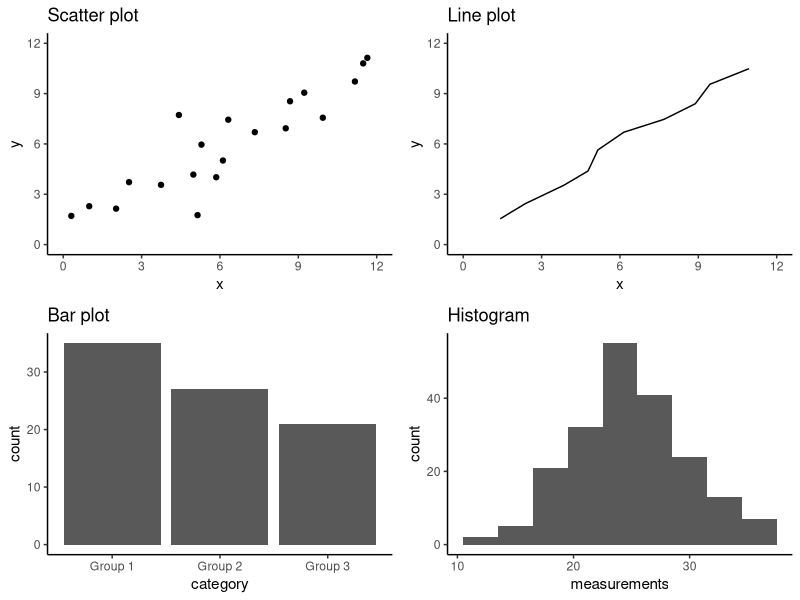

Write the R code that produced this figure. (Note: this script raises an error after producing the figure.)
## ---- chunk 1
library(tidyverse)
library(cowplot)
library(knitr)
knitr::opts_chunk$set(fig.align = "center")
## ---- chunk 2
set.seed(1)

scatter_plot <- tibble(x = seq(0.25, 10, by = 0.5) + rnorm(20, 1, 1.5),
                       y = seq(0.25, 10, by = 0.5) + rnorm(20, 1, 0.5)) |>
  ggplot(aes(x = x, y = y)) +
  geom_point() +
  scale_x_continuous(limits = c(0, 12), breaks = seq(0, 12, by = 3)) +
  scale_y_continuous(limits = c(0, 12), breaks = seq(0, 12, by = 3)) +
  ggtitle("Scatter plot") +
  theme_classic()

line_plot <- tibble(x = seq(0.5, 10, by = 1) + rnorm(10, 1, 0.5),
                       y = seq(0.5, 10, by = 1) + rnorm(10, 1, 0.1)) |>
  ggplot(aes(x = x, y = y)) +
  geom_line() +
  scale_x_continuous(limits = c(0, 12), breaks = seq(0, 12, by = 3)) +
  scale_y_continuous(limits = c(0, 12), breaks = seq(0, 12, by = 3)) +
  ggtitle("Line plot") +
  theme_classic()

bar_plot <- tibble(count = c(35, 27, 21),
                   category = as_factor(c("Group 1", "Group 2", "Group 3"))) |>
  ggplot(aes(y = count, x = category)) +
  geom_bar(stat = "identity") +
  ggtitle("Bar plot") +
  theme_classic()

histogram_plot <- tibble(measurements = rnorm(200, 25, 5)) |>
  ggplot(aes(x = measurements)) +
  geom_histogram(binwidth = 3) +
  ggtitle("Histogram") +
  theme_classic()

plot_grid(scatter_plot,
          line_plot,
          bar_plot,
          histogram_plot,
          ncol = 2, 
          greedy = FALSE)
## ---- chunk 3
library(tidyverse)
## ---- chunk 4
options(warn = -1)
## ---- chunk 5
# convert year and month to date column
# note: eventually move this to the data script
library(lubridate)
read_csv("data/mauna_loa.csv") |>
  unite(col = "date_measured", year:month, remove = TRUE, sep = "-") |>
  mutate(date_measured = ym(date_measured)) |>
  select(-date_decimal) |>
  filter(ppm > 0, date_measured > date("1980/01/01")) |>
  write_csv("data/mauna_loa_data.csv")
## ---- chunk 6
# mauna loa carbon dioxide data
co2_df <- read_csv("data/mauna_loa_data.csv")
co2_df
## ---- chunk 7
knitr::include_graphics("img/ggplot_function_scatter.jpeg")
## ---- chunk 8
# old faithful eruption time / wait time data
faithful <- as_tibble(faithful)
faithful
## ---- chunk 9
faithful_scatter <- ggplot(faithful, aes(x = waiting, y = eruptions)) +
  geom_point()

faithful_scatter
## ---- chunk 10
faithful_scatter <- ggplot(faithful, aes(x = waiting, y = eruptions)) +
  geom_point() +
  labs(x = "Waiting Time (mins)", y = "Eruption Duration (mins)") +
  theme(text = element_text(size = 14))

faithful_scatter
## ---- chunk 11
can_lang <- read_csv("data/can_lang.csv")
can_lang
## ---- chunk 12
ggplot(can_lang, aes(x = most_at_home, y = mother_tongue)) +
  geom_point()
## ---- chunk 13
ggplot(can_lang, aes(x = most_at_home, y = mother_tongue)) +
  geom_point() +
  labs(x = "Language spoken most at home \n (number of Canadian residents)",
       y = "Mother tongue \n (number of Canadian residents)") +
  theme(text = element_text(size = 14))
## ---- chunk 14
numlang_speakers <- can_lang |> 
              select(mother_tongue) |> 
              summarize(maxsp = max(mother_tongue), 
                        minsp = min(mother_tongue))

maxlang_speakers <- numlang_speakers |> 
  pull(maxsp)

minlang_speakers <- numlang_speakers |> 
  pull(minsp)
## ---- chunk 15
can_lang |>
  filter(language == "English" | language == "French")
## ---- chunk 16
library(scales)

ggplot(can_lang, aes(x = most_at_home, y = mother_tongue)) +
  geom_point() +
  labs(x = "Language spoken most at home \n (number of Canadian residents)",
       y = "Mother tongue \n (number of Canadian residents)") +
  theme(text = element_text(size = 14)) +
  scale_x_log10(labels = label_comma()) +
  scale_y_log10(labels = label_comma())
## ---- chunk 17
english_mother_tongue <- can_lang |>
  filter(language == "English") |>
  pull(mother_tongue)

census_popn <- 35151728
## ---- chunk 18
can_lang <- can_lang |>
  mutate(
    mother_tongue_percent = (mother_tongue / 35151728) * 100,
    most_at_home_percent = (most_at_home / 35151728) * 100
  )

can_lang |> 
  select(mother_tongue_percent, most_at_home_percent)
## ---- chunk 19
ggplot(can_lang, aes(x = most_at_home_percent, y = mother_tongue_percent)) +
  geom_point() +
  labs(x = "Language spoken most at home \n (percentage of Canadian residents)",
       y = "Mother tongue \n (percentage of Canadian residents)") +
  theme(text = element_text(size = 14)) +
  scale_x_log10(labels = comma) +
  scale_y_log10(labels = comma)
## ---- chunk 20
ggplot(can_lang, aes(x = most_at_home_percent, 
                     y = mother_tongue_percent, 
                     color = category)) +
  geom_point() +
  labs(x = "Language spoken most at home \n (percentage of Canadian residents)",
       y = "Mother tongue \n (percentage of Canadian residents)") +
  theme(text = element_text(size = 14)) +
  scale_x_log10(labels = comma) +
  scale_y_log10(labels = comma)
## ---- chunk 21
ggplot(can_lang, aes(x = most_at_home_percent, 
                     y = mother_tongue_percent, 
                     color = category)) +
  geom_point() +
  labs(x = "Language spoken most at home \n (percentage of Canadian residents)",
       y = "Mother tongue \n (percentage of Canadian residents)") +
  theme(text = element_text(size = 14),
        legend.position = "top",
        legend.direction = "vertical") +
  scale_x_log10(labels = comma) +
  scale_y_log10(labels = comma)
## ---- chunk 22
library(RColorBrewer)
display.brewer.all(colorblindFriendly = TRUE)
## ---- chunk 23
ggplot(can_lang, aes(x = most_at_home_percent, 
                     y = mother_tongue_percent, 
                     color = category, 
                     shape = category)) +
  geom_point() +
  labs(x = "Language spoken most at home \n (percentage of Canadian residents)",
       y = "Mother tongue \n (percentage of Canadian residents)") +
  theme(text = element_text(size = 14),
        legend.position = "top",
        legend.direction = "vertical") +
  scale_x_log10(labels = comma) +
  scale_y_log10(labels = comma) +
  scale_color_brewer(palette = "Set2")
## ---- chunk 24
english_and_french <- can_lang |>
  filter(language == "English" | language == "French") |>
  mutate(category = language)
english_and_french
## ---- chunk 25
can_lang <- bind_rows(
  english_and_french,
  can_lang |>
    filter(language != "English" & language != "French")
)
## ---- chunk 26
ggplot(can_lang, aes(
  x = most_at_home_percent,
  y = mother_tongue_percent,
  color = category,
  shape = category # map categories to different shapes
)) + 
  geom_point(alpha = 0.6) + # set the transparency of the points
  labs(x = "Language spoken most at home \n (percentage of Canadian residents)",
       y = "Mother tongue \n (percentage of Canadian residents)") +
  theme(text = element_text(size = 14)) +
  scale_x_log10(labels = comma) +
  scale_y_log10(labels = comma) + 
  scale_color_brewer(palette = "RdYlBu")
## ---- chunk 27
islands_df <- read_csv("data/islands.csv")
continents <- c("Africa", "Antarctica", "Asia", "Australia", 
                "Europe", "North America", "South America")

islands_df <- mutate(islands_df, 
                     landmass_type = ifelse(landmass %in% continents, 
                                            "Continent", "Other"))

write_csv(islands_df, "data/islands.csv")
## ---- chunk 28
# islands data
islands_df <- read_csv("data/islands.csv")
islands_df
## ---- chunk 29
islands_bar <- ggplot(islands_df, aes(x = landmass, y = size)) +
  geom_bar(stat = "identity")

islands_bar
## ---- chunk 30
islands_top12 <- slice_max(islands_df, order_by = size, n = 12)
islands_bar <- ggplot(islands_top12, aes(x = size, y = landmass)) +
  geom_bar(stat = "identity") 

islands_bar
## ---- chunk 31
islands_bar <- ggplot(islands_top12, 
                      aes(x = size,
                          y = fct_reorder(landmass, size, .desc = TRUE), 
                          fill = landmass_type)) +
  geom_bar(stat = "identity") +
  labs(x = "Size (1000 square mi)", y = "Landmass",  fill = "Type") +
  theme(text = element_text(size = 14))

islands_bar
## ---- chunk 32
# michelson morley experimental data
morley <- as_tibble(morley)
morley
## ---- chunk 33
morley_hist <- ggplot(morley, aes(x = Speed)) +
  geom_histogram()

morley_hist
## ---- chunk 34
morley_hist <- ggplot(morley, aes(x = Speed)) +
  geom_histogram() +
  geom_vline(xintercept = 792.458, linetype = "dashed", size = 1)

morley_hist
## ---- chunk 35
morley_hist <- ggplot(morley, aes(x = Speed, fill = Expt)) +
  geom_histogram(alpha = 0.5, position = "identity") +
  geom_vline(xintercept = 792.458, linetype = "dashed", size = 1.0)

morley_hist
## ---- chunk 36
morley_hist <- ggplot(morley, aes(x = Speed, fill = as_factor(Expt))) +
  geom_histogram(alpha = 0.5, position = "identity") +
  geom_vline(xintercept = 792.458, linetype = "dashed", size = 1.0)

morley_hist
## ---- chunk 37
morley_hist <- ggplot(morley, aes(x = Speed, fill = as_factor(Expt))) +
  geom_histogram() +
  facet_grid(rows = vars(Expt)) +
  geom_vline(xintercept = 792.458, linetype = "dashed", size = 1.0)

morley_hist
## ---- chunk 38
morley_rel <- mutate(morley, 
                     relative_accuracy = 100 * 
                       ((299000 + Speed) - 299792.458) / (299792.458))

morley_hist <- ggplot(morley_rel, 
                      aes(x = relative_accuracy, 
                          fill = as_factor(Expt))) +
  geom_histogram() +
  facet_grid(rows = vars(Expt)) +
  geom_vline(xintercept = 0, linetype = "dashed", size = 1.0) +
  labs(x = "Relative Accuracy (%)", 
       y = "# Measurements", 
       fill = "Experiment ID") +
  theme(text = element_text(size = 14))

morley_hist
## ---- chunk 39
morley_hist_default <- ggplot(morley_rel, 
                              aes(x = relative_accuracy, 
                                  fill = as_factor(Expt))) +
  geom_histogram() +
  facet_grid(rows = vars(Expt)) +
  geom_vline(xintercept = 0, linetype = "dashed", size = 1.0) +
  labs(x = "Relative Accuracy (%)", 
       y = "# Measurements", 
       fill = "Experiment ID") +
  theme(legend.position = "none") +
  ggtitle("Default bin width (bins = 30)")

morley_hist_big <- ggplot(morley_rel, 
                          aes(x = relative_accuracy, 
                              fill = as_factor(Expt))) +
  geom_histogram(binwidth = 0.1) +
  facet_grid(rows = vars(Expt)) +
  geom_vline(xintercept = 0, linetype = "dashed", size = 1.0) +
  labs(x = "Relative Accuracy (%)", 
       y = "# Measurements", 
       fill = "Experiment ID") +
  theme(legend.position = "none") +
  ggtitle( "binwidth = 0.1")

morley_hist_med <- ggplot(morley_rel, 
                          aes(x = relative_accuracy, 
                              fill = as_factor(Expt))) +
  geom_histogram(binwidth = 0.01) +
  facet_grid(rows = vars(Expt)) +
  geom_vline(xintercept = 0, linetype = "dashed", size = 1.0) +
  labs(x = "Relative Accuracy (%)", 
       y = "# Measurements", 
       fill = "Experiment ID") +
  theme(legend.position = "none") +
  ggtitle("binwidth = 0.01")

morley_hist_small <- ggplot(morley_rel, 
                            aes(x = relative_accuracy, 
                                fill = as_factor(Expt))) +
  geom_histogram(binwidth = 0.001) +
  facet_grid(rows = vars(Expt)) +
  geom_vline(xintercept = 0, linetype = "dashed", size = 1.0) +
  labs(x = "Relative Accuracy (%)", 
       y = "# Measurements", 
       fill = "Experiment ID") +
  theme(legend.position = "none") +
  ggtitle("binwidth = 0.001")

plot_grid(morley_hist_default, 
          morley_hist_small, 
          morley_hist_med, 
          morley_hist_big, 
          ncol = 2)
## ---- chunk 40
morley_hist_title <- morley_hist +
  ggtitle("Speed of light experiments \n were accurate to about 0.05%")

morley_hist_title
## ---- chunk 41
library(svglite) # we need this to save SVG files
faithful_plot <- ggplot(data = faithful, aes(x = waiting, y = eruptions)) +
  geom_point() +
  labs(x = "Waiting time to next eruption \n (minutes)",
       y = "Eruption time \n (minutes)")

faithful_plot
## ---- chunk 42
ggsave("img/faithful_plot.png", faithful_plot)
ggsave("img/faithful_plot.jpg", faithful_plot)
ggsave("img/faithful_plot.bmp", faithful_plot)
ggsave("img/faithful_plot.tiff", faithful_plot)
ggsave("img/faithful_plot.svg", faithful_plot)
## ---- chunk 43
file_sizes <- tibble(`Image type` = c("Raster", 
                        "Raster", 
                        "Raster", 
                        "Raster",
                        "Vector"),
       `File type` = c("PNG", "JPG", "BMP", "TIFF", "SVG"),
       `Image size` = c(paste(round(file.info("img/faithful_plot.png")["size"] 
                                    / 1000000, 2), "MB"),
                        paste(round(file.info("img/faithful_plot.jpg")["size"] 
                                    / 1000000, 2), "MB"),
                        paste(round(file.info("img/faithful_plot.bmp")["size"] 
                                    / 1000000, 2), "MB"),
                        paste(round(file.info("img/faithful_plot.tiff")["size"] 
                                    / 1000000, 2), "MB"),
                        paste(round(file.info("img/faithful_plot.svg")["size"] 
                                    / 1000000, 2), "MB")))
kable(file_sizes,
      caption = "File sizes of the scatter plot of the Old Faithful data set when saved as different file formats.")
## ---- chunk 44
knitr::include_graphics("img/png-vs-svg.png")
